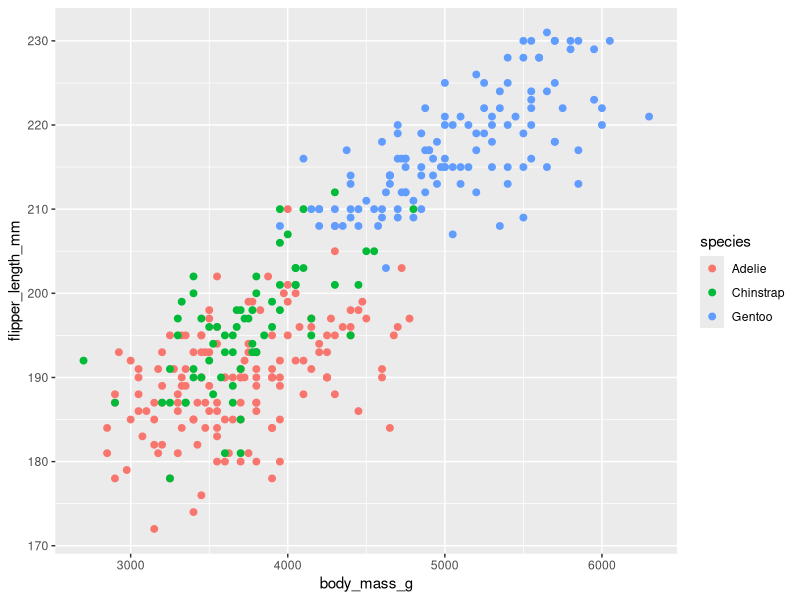

This figure's R source:
## ---- chunk 1
knitr::opts_chunk$set(echo = TRUE)
library(tidyverse)
library(ggplot2)
library(palmerpenguins)

## ---- chunk 2
ggplot(data = penguins, aes(x = body_mass_g, y = flipper_length_mm)) +
  geom_point(aes(color = species), size = 2)

